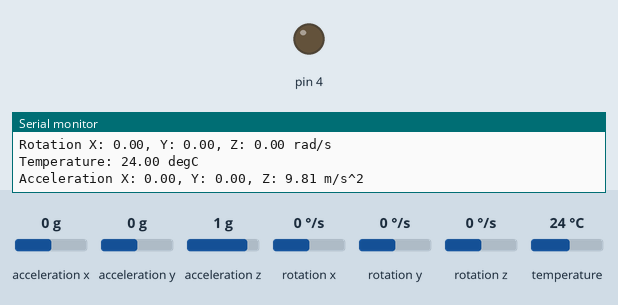
The sketch below on a simulated Arduino Leonardo, built with avr-gcc and run on an emulated ATmega32U4. Parts: output pins drawn as LEDs (lit = HIGH), the last lines printed to the serial monitor. The test bench sets the inputs (shaded band); at power-on: temperature 24 °C, acceleration x 0 g, acceleration y 0 g, acceleration z 1 g, rotation x 0 °/s, rotation y 0 °/s, rotation z 0 °/s.

Above: at 1.3 s.
1.4 s: temperature set to 30.7 °C
2.9 s: temperature set to 31.6 °C
At 3.7 s:
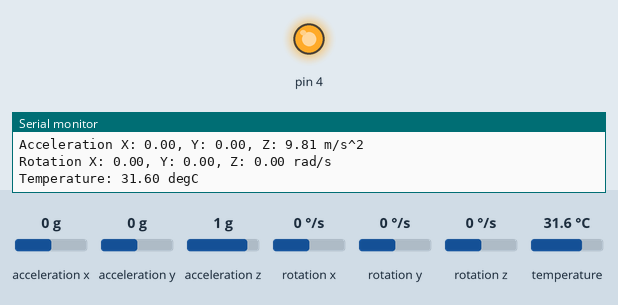
4.5 s: temperature set to 12 °C
At 5.4 s:
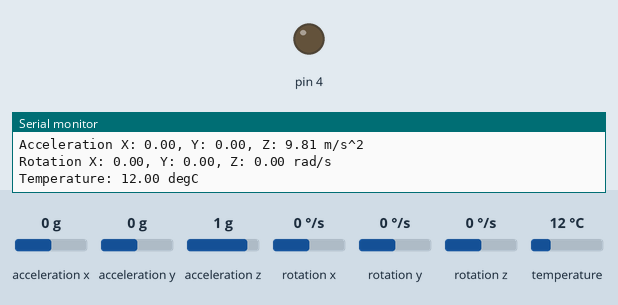
6.1 s: temperature set to 33 °C
At 7.1 s:
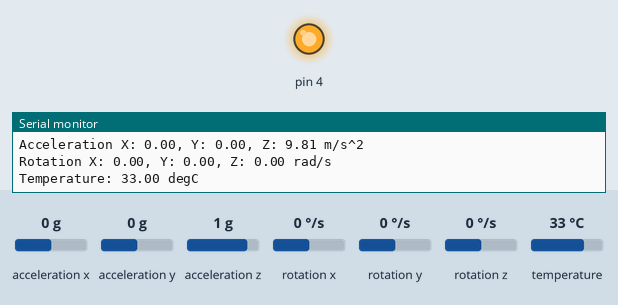
Timing chart, 0 to 8.7 s (numbered marks = the images above; inputs shaded):
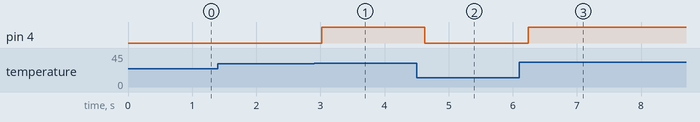

The sketch:

mpu_6050_riset.ino
```cpp
// ESP32 Guide: https://RandomNerdTutorials.com/esp32-mpu-6050-accelerometer-gyroscope-arduino/
// ESP8266 Guide: https://RandomNerdTutorials.com/esp8266-nodemcu-mpu-6050-accelerometer-gyroscope-arduino/
// Arduino Guide: https://RandomNerdTutorials.com/arduino-mpu-6050-accelerometer-gyroscope/

#include <Adafruit_MPU6050.h>
#include <Adafruit_Sensor.h>
#include <Wire.h>

Adafruit_MPU6050 mpu;
//
//#define ledPin 4

void setup(void) {
  Serial.begin(115200);
  // Inisialisasi ledPin
  pinMode (4, OUTPUT);

  while (!Serial)
    delay(10); // will pause Zero, Leonardo, etc until serial console opens
  Serial.println("Adafruit MPU6050 test!");

  // Inisialisasi sensor MPU-6050
  if (!mpu.begin()) {
    Serial.println("Failed to find MPU6050 chip");
    while (1) {
      delay(10);
    }
  }
  Serial.println("MPU6050 Found!");

  // Range perhitungan percepatan (accelerometer) yang dapat dideteksi
  mpu.setAccelerometerRange(MPU6050_RANGE_8_G);
  Serial.print("Accelerometer range set to: ");
  switch (mpu.getAccelerometerRange()) {
  case MPU6050_RANGE_2_G:
    Serial.println("+-2G");
    break;
  case MPU6050_RANGE_4_G:
    Serial.println("+-4G");
    break;
  case MPU6050_RANGE_8_G:
    Serial.println("+-8G");
    break;
  case MPU6050_RANGE_16_G:
    Serial.println("+-16G");
    break;
  }
  // Raange perhitungan sensor gyroscope
  mpu.setGyroRange(MPU6050_RANGE_500_DEG);
  Serial.print("Gyro range set to: ");
  switch (mpu.getGyroRange()) {
  case MPU6050_RANGE_250_DEG:
    Serial.println("+- 250 deg/s");
    break;
  case MPU6050_RANGE_500_DEG:
    Serial.println("+- 500 deg/s");
    break;
  case MPU6050_RANGE_1000_DEG:
    Serial.println("+- 1000 deg/s");
    break;
  case MPU6050_RANGE_2000_DEG:
    Serial.println("+- 2000 deg/s");
    break;
  }
  // Pengaturan filter bandwidth
  mpu.setFilterBandwidth(MPU6050_BAND_5_HZ);
  Serial.print("Filter bandwidth set to: ");
  switch (mpu.getFilterBandwidth()) {
  case MPU6050_BAND_260_HZ:
    Serial.println("260 Hz");
    break;
  case MPU6050_BAND_184_HZ:
    Serial.println("184 Hz");
    break;
  case MPU6050_BAND_94_HZ:
    Serial.println("94 Hz");
    break;
  case MPU6050_BAND_44_HZ:
    Serial.println("44 Hz");
    break;
  case MPU6050_BAND_21_HZ:
    Serial.println("21 Hz");
    break;
  case MPU6050_BAND_10_HZ:
    Serial.println("10 Hz");
    break;
  case MPU6050_BAND_5_HZ:
    Serial.println("5 Hz");
    break;
  }

  Serial.println("");
  delay(100);
}

void loop() {
  /* Mendapatkan pembacaan oleh sensor*/
  sensors_event_t a, g, temp;
  mpu.getEvent(&a, &g, &temp);

  /* Menampilkan hasil dari pembacaan sensor */
  Serial.print("Acceleration X: ");
  Serial.print(a.acceleration.x);
  Serial.print(", Y: ");
  Serial.print(a.acceleration.y);
  Serial.print(", Z: ");
  Serial.print(a.acceleration.z);
  Serial.println(" m/s^2");

  Serial.print("Rotation X: ");
  Serial.print(g.gyro.x);
  Serial.print(", Y: ");
  Serial.print(g.gyro.y);
  Serial.print(", Z: ");
  Serial.print(g.gyro.z);
  Serial.println(" rad/s");

  Serial.print("Temperature: ");
  Serial.print(temp.temperature);
  Serial.println(" degC");

  Serial.println("");
  delay(100);

  if (temp.temperature > 31){
    digitalWrite(4, HIGH);
  }
  else{
    digitalWrite(4, LOW);
  }
}
```

Measured:
- the behaviour switches between 31 and 31.1 °C on temperature (found by bisection; images 0 and 1)
- after the input at 2.9 s, pin 4: LOW → HIGH after 0.12 s
- after the input at 4.5 s, pin 4: HIGH → LOW after 0.13 s
- after the input at 6.1 s, pin 4: LOW → HIGH after 0.14 s
